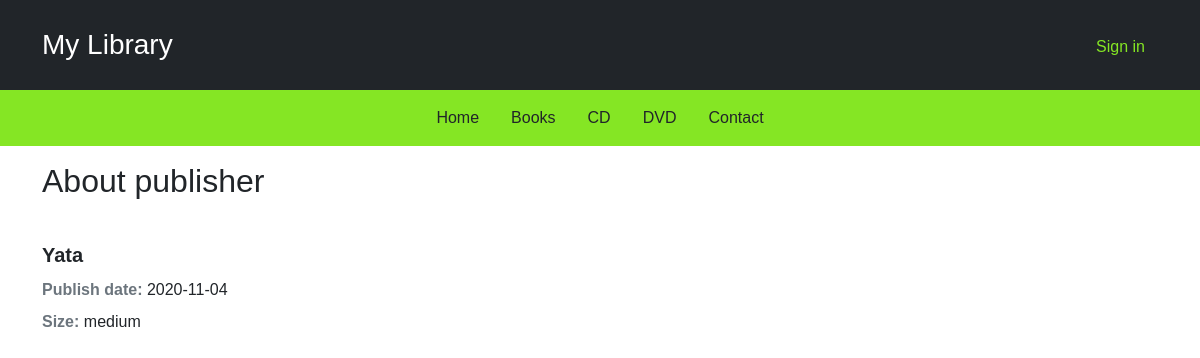
/crud/publisher-details.php?publisher=4, run on the app's committed database.
### tables this page shows
CREATE TABLE `media` (
  `id` int(11) NOT NULL,
  `title` varchar(40) NOT NULL,
  `author_name` varchar(20) NOT NULL,
  `author_lastname` varchar(20) NOT NULL,
  `code` int(11) NOT NULL,
  `description` varchar(50) NOT NULL,
  `publish_date` date NOT NULL,
  `publisher_name` varchar(20) NOT NULL,
  `publisher_address` varchar(20) NOT NULL,
  `size` varchar(10) NOT NULL,
  `type` varchar(10) NOT NULL,
  `status` varchar(20) NOT NULL,
  `picture` varchar(30) NOT NULL
);

### crud/publisher-details.php (the view, shortened to what this page needs)
<?php
require_once 'actions/db_connect.php';
if ($_GET['publisher']) {
    $id = $_GET['publisher'];
    $sql = "SELECT * FROM media WHERE id = '{$id}'";
    $result = $connect->query($sql);
    $tbody='';
    if ($result->num_rows == 1) {
        $data = $result->fetch_assoc();
        $publish_date = $data['publish_date'];
        $publisher_name = $data['publisher_name'];
        $size = $data['size'];
    } else {
        header("location: error.php");
    }
    $tbody = "
            <div class='row col-12 my-4'>
                <div class='col-12'>
                    <a href='publisher-details.php?publisher=" .$id."'>
                        <div class='fs-5 fw-bold'>" .$publisher_name."</div>
                    </a>
                    <div class='my-2'><span class='text-secondary fw-bold'>Publish date:</span> " .$publish_date."</div>
                    <div class='my-2'><span class='text-secondary fw-bold'>Size:</span> " .$size."</div>
                </div>
            </div>
            ";
} else {
    header("location: error.php");
}
?>
<!DOCTYPE html>
<html lang="en">
    <head>
        <?php require_once 'components/boot.php'?>
        <link rel="stylesheet" href="css/style.css" />
    </head>
    <body>
        <?php require_once 'components/header.php'?>
        <div class="container">
            <div class='h2 my-3'>About publisher</div>
            <div class="row">
                <?= $tbody;?>
            </div>
        </div>
    </body>
</html>

### crud/css/style.css (style rules this page uses)
* { margin: 0; padding: 0; }
body { font-family: 'Century Gothic', Helvetica, Tahoma, sans-serif; font-size: 1rem; }
a { text-decoration: none; color: inherit }

### data on the page
media: publisher_name "Yata", publish_date "2020-11-04", size "medium"
